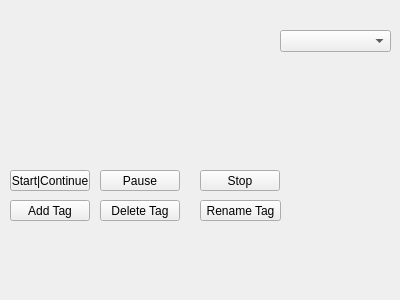
<?xml version="1.0" encoding="UTF-8"?>
<ui version="4.0">
 <class>VideoTag</class>
 <widget class="QWidget" name="VideoTag">
  <property name="geometry">
   <rect>
    <x>0</x>
    <y>0</y>
    <width>400</width>
    <height>300</height>
   </rect>
  </property>
  <property name="windowTitle">
   <string>Form</string>
  </property>
  <widget class="QComboBox" name="Tags">
   <property name="geometry">
    <rect>
     <x>280</x>
     <y>30</y>
     <width>111</width>
     <height>22</height>
    </rect>
   </property>
  </widget>
  <widget class="QPushButton" name="Start">
   <property name="geometry">
    <rect>
     <x>10</x>
     <y>170</y>
     <width>80</width>
     <height>21</height>
    </rect>
   </property>
   <property name="text">
    <string>Start|Continue</string>
   </property>
  </widget>
  <widget class="QPushButton" name="Stop">
   <property name="geometry">
    <rect>
     <x>200</x>
     <y>170</y>
     <width>80</width>
     <height>21</height>
    </rect>
   </property>
   <property name="text">
    <string>Stop</string>
   </property>
  </widget>
  <widget class="CQtOpenCVViewerGl" name="MainV" native="true">
   <property name="enabled">
    <bool>false</bool>
   </property>
   <property name="geometry">
    <rect>
     <x>10</x>
     <y>30</y>
     <width>271</width>
     <height>141</height>
    </rect>
   </property>
   <property name="autoFillBackground">
    <bool>false</bool>
   </property>
  </widget>
  <widget class="QPushButton" name="AddTag">
   <property name="geometry">
    <rect>
     <x>10</x>
     <y>200</y>
     <width>80</width>
     <height>21</height>
    </rect>
   </property>
   <property name="text">
    <string>Add Tag</string>
   </property>
  </widget>
  <widget class="QPushButton" name="DeleteTag">
   <property name="geometry">
    <rect>
     <x>100</x>
     <y>200</y>
     <width>80</width>
     <height>21</height>
    </rect>
   </property>
   <property name="text">
    <string>Delete Tag</string>
   </property>
  </widget>
  <widget class="QPushButton" name="RenameTag">
   <property name="geometry">
    <rect>
     <x>200</x>
     <y>200</y>
     <width>81</width>
     <height>21</height>
    </rect>
   </property>
   <property name="text">
    <string>Rename Tag</string>
   </property>
  </widget>
  <widget class="QPushButton" name="Pause">
   <property name="geometry">
    <rect>
     <x>100</x>
     <y>170</y>
     <width>80</width>
     <height>21</height>
    </rect>
   </property>
   <property name="text">
    <string>Pause</string>
   </property>
  </widget>
 </widget>
 <customwidgets>
  <customwidget>
   <class>CQtOpenCVViewerGl</class>
   <extends>QWidget</extends>
   <header>cqtopencvviewergl.h</header>
   <container>1</container>
  </customwidget>
 </customwidgets>
 <resources/>
 <connections/>
</ui>
